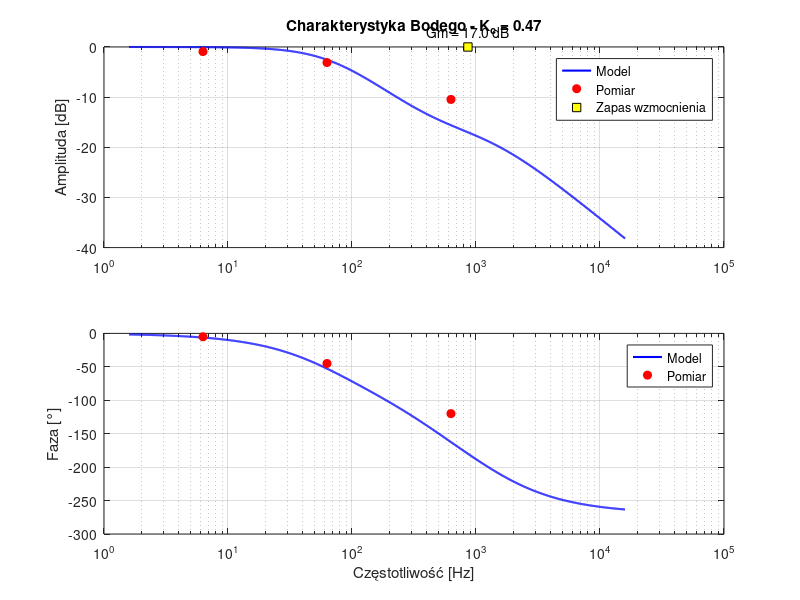
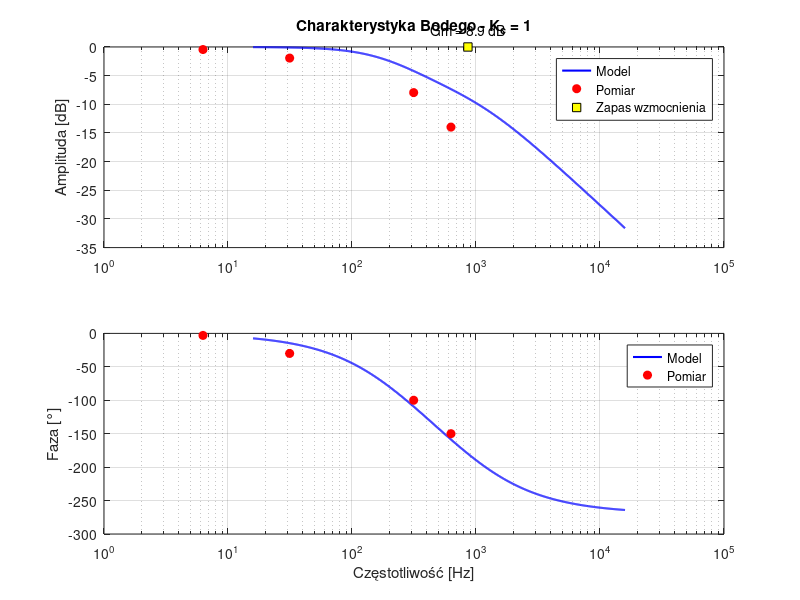
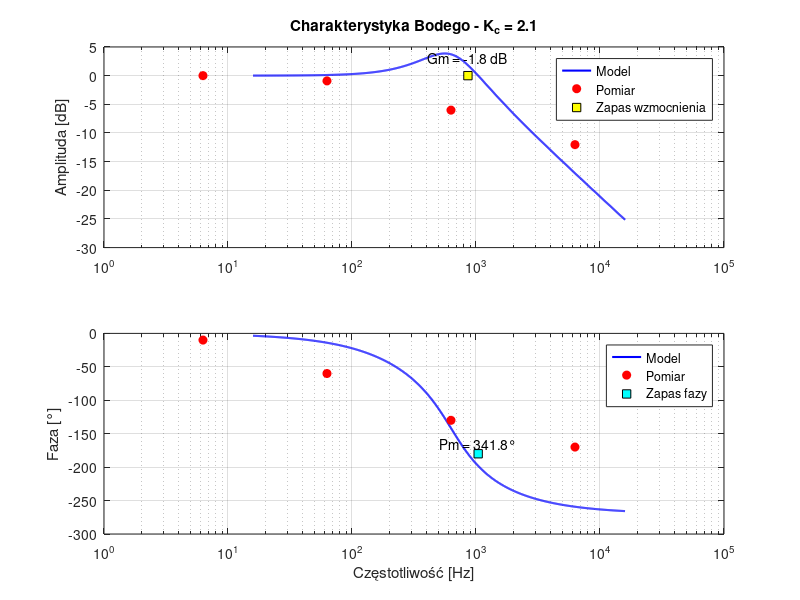
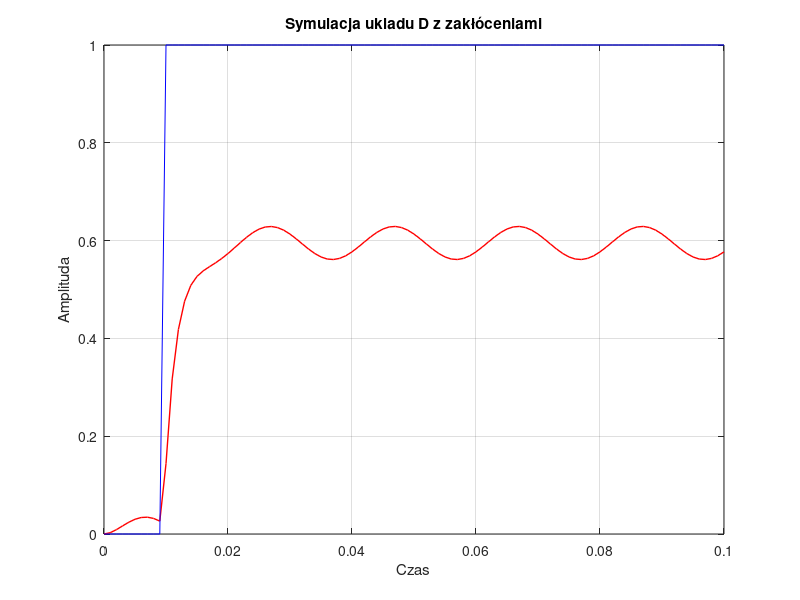

Write the MATLAB code that produced these figures, in order.
%% Uklad A: 

close all;
clear all;

K_c = [0.52 1.12 1.67];

T_i = 0.0013;
Gi = tf(1,[T_i 0]); %czlon calkujacy

w0 = 2560;
zeta = 0.37;
Go = tf(w0^2,[1 2*zeta*w0 w0^2]);

%odpowiedz ukladu
if false
    %pomiary z oscylokopu dla k1
    t_pomiar_k1 = [ 0.002, 0.003, 0.004, 0.005, 0.007];
    y_pomiar_k1 = [  1.2,   1.85,  2.1,   2.0,   1.8];
    %pomiary z oscylokopu dla k2
    t_pomiar_k2 = [ 0.002, 0.003, 0.004, 0.005, 0.007];
    y_pomiar_k2 = [  1.2,   1.85,  2.1,   2.0,   1.8];
    %pomiary z oscylokopu dla k3
    t_pomiar_k3 = [ 0.002, 0.003, 0.004, 0.005, 0.007];
    y_pomiar_k3 = [  1.2,   1.85,  2.1,   2.0,   1.8];

    t = 0:0.0001:0.01;
    u = zeros(size(t));
    u(t>=0.001) = 2 ; %definicja skoku
    
    figure;
    hold on;
    grid on;
    
    legend_entries = {};

    for Kc = K_c
        % --- Wewnątrz pętli dla każdego K_p ---
    
        % 1. Zdefiniuj regulator P dla BIEŻĄCEGO wzmocnienia
        Gc = tf(Kc);
    
        % 2. Zbuduj układ otwarty i zamknięty dla BIEŻĄCEGO K_p
        system_open = Gc * Gi * Go;
        system_closed = feedback(system_open, 1);
    
        % 3. Uruchom symulację
        [Y, T] = lsim(system_closed, u, t);
    
        % 4. Narysuj wynik na przygotowanym wcześniej wykresie
        plot(T, Y, 'LineWidth', 1.5); % 'LineWidth' pogrubia linię
    
        % 5. Dodaj wpis do legendy
        legend_entries{end+1} = ['K_c = ', num2str(Kc)];
    end
    legend_entries{end+1} = 'Sygnał wejściowy';
    plot(t,u,'black');
%dodanie punktow pomiarowych
    plot(t_pomiar_k1,y_pomiar_k1,'bo','MarkerSize', 6);
    legend_entries{end+1} = 'Punkty pomiarowe dla k1';
    plot(t_pomiar_k2,y_pomiar_k2,'ro','MarkerSize', 6);
    legend_entries{end+1} = 'Punkty pomiarowe dla k2';
    plot(t_pomiar_k3,y_pomiar_k3,'o','Color',[1 0.65 0],'MarkerSize', 6);
    legend_entries{end+1} = 'Punkty pomiarowe dla k3';
% Wyłącz "przytrzymywanie"
    hold off; 
    title('Odpowiedź na skok dla różnych wzmocnień K_p');
    xlabel('Czas [s]');
    ylabel('Odpowiedź wyjściowa');
    legend(legend_entries); % Stwórz legendę na podstawie zebranych etykiet
end

% Linie pierwiastkowe: dla ukladu otwartego
if false
    figure;
    rlocus(Gi*Go);
    %title('Linie pieriwastkowe ukladu A');
    xlim([-3000 2000]);
    ylim([-5000 5000]);
    
  [k_graniczne, bieguny] = rlocfind(Go*Gc);
  disp(k_graniczne);
   % crosscut = find(real(r(:,1)) >= 0, 1,'first');
   % disp(crosscut);
end

% Char. Bodego: dla ukladu zamknietego (bo takie mamy pomiary), trzy
% charakterystyki
if false
    f_pom = { [1 10 100], [1 5 50 100], [1 10 100 1000] };     % Hz
    A_in  = { [1 1 1], [1 1 1 1], [1 1 1 1] };
    A_out = { [0.9 0.7 0.3], [0.95 0.8 0.4 0.2], [1 0.9 0.5 0.25] };
    phi_pom = { [-5 -45 -120], [-3 -30 -100 -150], [-10 -60 -130 -170] };  % °

    % --- Główna pętla ---
    for i = 1 : length(K_c)
        figure(i);
        
        % --- Tworzenie transmitancji ---
        Gc = tf(K_c(i));
        system_open = Gc * Gi * Go;         % układ otwarty (dla marginesów)
        system_closed = feedback(system_open, 1); % układ zamknięty (dla Bodego)
        
        % --- Dane do Bodego ---
        [mag, phase, wout] = bode(system_closed);
        mag = squeeze(mag);
        phase = squeeze(phase);
        w = wout / (2*pi); % Hz
        
        % --- Dane pomiarowe (dla danej iteracji) ---
        f = f_pom{i}*2*pi;
        Ain = A_in{i};
        Aout = A_out{i};
        phi = phi_pom{i};
        
        G_pom = Aout ./ Ain; % transmitancja z pomiaru
        
        % --- Marginesy ---
        [Gm, Pm, Wcg, Wcp] = margin(system_closed);
        Gm_dB = 20*log10(Gm);
        
        % --- Wykres amplitudowy ---
        subplot(2,1,1);
        semilogx(w, 20*log10(mag), 'b', 'LineWidth', 1.5); hold on;
        semilogx(f, 20*log10(G_pom), 'ro', 'MarkerFaceColor', 'r');
        grid on;
        ylabel('Amplituda [dB]');
        title(['Charakterystyka Bodego - K_c = ', num2str(K_c(i))]);
        legend('Model', 'Pomiar', 'Location', 'Best');
        
        % --- Zaznaczenie zapasu wzmocnienia ---
        if ~isnan(Wcg)
            semilogx(Wcg/(2*pi), 0, 'ks', 'MarkerFaceColor', 'y', 'DisplayName', 'Zapas wzmocnienia');
            text(Wcg/(2*pi), 3, sprintf('Gm = %.1f dB', Gm_dB), 'HorizontalAlignment', 'center');
        end
        
        % --- Wykres fazowy ---
        subplot(2,1,2);
        semilogx(w, phase, 'b', 'LineWidth', 1.5); hold on;
        semilogx(f, phi, 'ro', 'MarkerFaceColor', 'r');
        grid on;
        ylabel('Faza [°]');
        xlabel('Częstotliwość [Hz]');
        legend('Model', 'Pomiar', 'Location', 'Best');
        
        % --- Zaznaczenie zapasu fazy ---
        if ~isnan(Wcp)
            semilogx(Wcp/(2*pi), -180, 'ks', 'MarkerFaceColor', 'c', 'DisplayName', 'Zapas fazy');
            text(Wcp/(2*pi), -165, sprintf('Pm = %.1f°', Pm), 'HorizontalAlignment', 'center');
        end
    end
end

%bode bez zaznaczania punktów
if false 
    for i = 1 : 3
        figure(i); 
        Gc = tf(K_c(i)); 
         system_closed = feedback(Gc*Gi*Go,1);
     margin(system_closed); %zaznacza odrazu zapas wzmocnienia 
     legend(['Kc = ',num2str(K_c(i))]);
    end
end

% Wykres Nequista: dla ukladu otwartego z regulatorem P, 3 wykresy
if true
    for i=1 : 3
        figure(i);
        Gc = tf(K_c(i));
        nyquist(Gc*Go*Gi);
        xlim([-1.4,0.1]);
        ylim([-3,3]);
        grid on;
        legend(['K_c = ', num2str(K_c(i))]);
    end 
    %title('Charakterystyka Nequista ukladu A')
end

%% Uklad B

K_c = [0.47,1,2.1];

T_i = 0.0013;
Gi = tf(1,[T_i 0]);

T_x = 0.000342;
T_y = 0.0001;
Go = tf([-T_x 1],[T_y 1]);

%symulacja
if false
    %pomiary z oscylokopu dla k1
    t_pomiar_k1 = [ 0.002, 0.003, 0.004, 0.005, 0.007];
    y_pomiar_k1 = [  1.2,   1.85,  2.1,   2.0,   1.8];
    %pomiary z oscylokopu dla k2
    t_pomiar_k2 = [ 0.002, 0.003, 0.004, 0.005, 0.007];
    y_pomiar_k2 = [  1.2,   1.85,  2.1,   2.0,   1.8];
    %pomiary z oscylokopu dla k3
    t_pomiar_k3 = [ 0.002, 0.003, 0.004, 0.005, 0.007];
    y_pomiar_k3 = [  1.2,   1.85,  2.1,   2.0,   1.8];

    t = 0:0.0001:0.01;
    
    u = zeros(size(t));
    u(t>=0.001) = 2;
    
    figure;
    hold on;
    grid on;

   legend_entries = {};

    for Kc = K_c
        % --- Wewnątrz pętli dla każdego K_p ---
    
        % 1. Zdefiniuj regulator P dla BIEŻĄCEGO wzmocnienia
        Gc = tf(Kc);
    
        % 2. Zbuduj układ otwarty i zamknięty dla BIEŻĄCEGO K_p
        system_open = Gc * Gi * Go;
        system_closed = feedback(system_open, 1);
    
        % 3. Uruchom symulację
        [Y, T] = lsim(system_closed, u, t);
    
        % 4. Narysuj wynik na przygotowanym wcześniej wykresie
        plot(T, Y, 'LineWidth', 1.5); % 'LineWidth' pogrubia linię
    
        % 5. Dodaj wpis do legendy
        legend_entries{end+1} = ['K_c = ', num2str(Kc)];
    end
    legend_entries{end+1} = 'Sygnał wejściowy';
    plot(t,u,'black');
%dodanie punktow pomiarowych
    plot(t_pomiar_k1,y_pomiar_k1,'bo','MarkerSize', 6);
    legend_entries{end+1} = 'Punkty pomiarowe dla k1';
    plot(t_pomiar_k2,y_pomiar_k2,'ro','MarkerSize', 6);
    legend_entries{end+1} = 'Punkty pomiarowe dla k2';
    plot(t_pomiar_k3,y_pomiar_k3,'o','Color',[1 0.65 0],'MarkerSize', 6);
    legend_entries{end+1} = 'Punkty pomiarowe dla k3';
% Wyłącz "przytrzymywanie"
    hold off; 
    title('Odpowiedź na skok dla różnych wzmocnień K_p');
    xlabel('Czas [s]');
    ylabel('Odpowiedź wyjściowa');
    legend(legend_entries); % Stwórz legendę na podstawie zebranych etykiet
end

% Char. Bodego: dla ukladu zamknietego (bo takie mamy pomiary), trzy
% charakterystyki
if true
    f_pom = { [1 10 100], [1 5 50 100], [1 10 100 1000] };     % Hz
    A_in  = { [1 1 1], [1 1 1 1], [1 1 1 1] };
    A_out = { [0.9 0.7 0.3], [0.95 0.8 0.4 0.2], [1 0.9 0.5 0.25] };
    phi_pom = { [-5 -45 -120], [-3 -30 -100 -150], [-10 -60 -130 -170] };  % °

    % --- Główna pętla ---
    for i = 1 : length(K_c)
        figure(i);
        
        % --- Tworzenie transmitancji ---
        Gc = tf(K_c(i));
        system_open = Gc * Gi * Go;         % układ otwarty (dla marginesów)
        system_closed = feedback(system_open, 1); % układ zamknięty (dla Bodego)
        
        % --- Dane do Bodego ---
        [mag, phase, wout] = bode(system_closed);
        mag = squeeze(mag);
        phase = squeeze(phase);
        w = wout / (2*pi); % Hz
        
        % --- Dane pomiarowe (dla danej iteracji) ---
        f = f_pom{i} * 2 * pi;
        Ain = A_in{i};
        Aout = A_out{i};
        phi = phi_pom{i};
        
        G_pom = Aout ./ Ain; % transmitancja z pomiaru
        
        % --- Marginesy ---
        [Gm, Pm, Wcg, Wcp] = margin(system_closed);
        Gm_dB = 20*log10(Gm);
        
        % --- Wykres amplitudowy ---
        subplot(2,1,1);
        semilogx(w, 20*log10(mag), 'b', 'LineWidth', 1.5); hold on;
        semilogx(f, 20*log10(G_pom), 'ro', 'MarkerFaceColor', 'r');
        grid on;
        ylabel('Amplituda [dB]');
        title(['Charakterystyka Bodego - K_c = ', num2str(K_c(i))]);
        legend('Model', 'Pomiar', 'Location', 'Best');
        
        % --- Zaznaczenie zapasu wzmocnienia ---
        if ~isnan(Wcg)
            semilogx(Wcg/(2*pi), 0, 'ks', 'MarkerFaceColor', 'y', 'DisplayName', 'Zapas wzmocnienia');
            text(Wcg/(2*pi), 3, sprintf('Gm = %.1f dB', Gm_dB), 'HorizontalAlignment', 'center');
        end
        
        % --- Wykres fazowy ---
        subplot(2,1,2);
        semilogx(w, phase, 'b', 'LineWidth', 1.5); hold on;
        semilogx(f, phi, 'ro', 'MarkerFaceColor', 'r');
        grid on;
        ylabel('Faza [°]');
        xlabel('Częstotliwość [Hz]');
        legend('Model', 'Pomiar', 'Location', 'Best');
        
        % --- Zaznaczenie zapasu fazy ---
        if ~isnan(Wcp)
            semilogx(Wcp/(2*pi), -180, 'ks', 'MarkerFaceColor', 'c', 'DisplayName', 'Zapas fazy');
            text(Wcp/(2*pi), -165, sprintf('Pm = %.1f°', Pm), 'HorizontalAlignment', 'center');
        end
    end
end

%bode bez zaznaczania punktów
if false 
    for i = 1 : 3
        figure(i); 
        Gc = tf(K_c(i)); 
        system_closed = feedback(Gc*Gi*Go,1);
        margin(system_closed); %zaznacza odrazu zapas wzmocnienia 
        legend(['Kc = ',num2str(K_c(i))]);
    end
end

% Wykres Nequista: dla ukladu otwartego z regulatorem P, 3 wykresy
if false
    for i=1 : 3
        figure(i);
        Gc = tf(K_c(i));
        nyquist(Gc*Go*Gi);
        xlim([-1.4,0.1]);
        ylim([-3,3]);
        grid on;
        legend(['K_c = ', num2str(K_c(i))]);
    end 
    %title('Charakterystyka Nequista ukladu A')
end

%% uklad D

K_p = 1.47;
P = tf(K_p);

K = 1;
Tp = 0.005;
Go = tf(K,[Tp 1]);

object_open_loop = P * Go;

G_ry = feedback(object_open_loop,1);
G_dy = feedback(Go,P);

%symulacja
t = 0:0.001:0.1;

r = zeros(size(t));
r(t>=0.01) = 1;

f = 50;
A = 0.1;
d = A*sin(2*pi*f*t);

[Y_r,T] = lsim(G_ry,r,t);
[Y_d,~] = lsim(G_dy,d,t);

Y_out = Y_r + Y_d; %zgodnie z zasada superpozycji

figure;
plot(T,Y_out,'r','LineWidth',1);
hold on;
plot(T,r,'b');
title('Symulacja ukladu D z zakłóceniami')
xlabel('Czas');
ylabel('Amplituda');
grid on;
